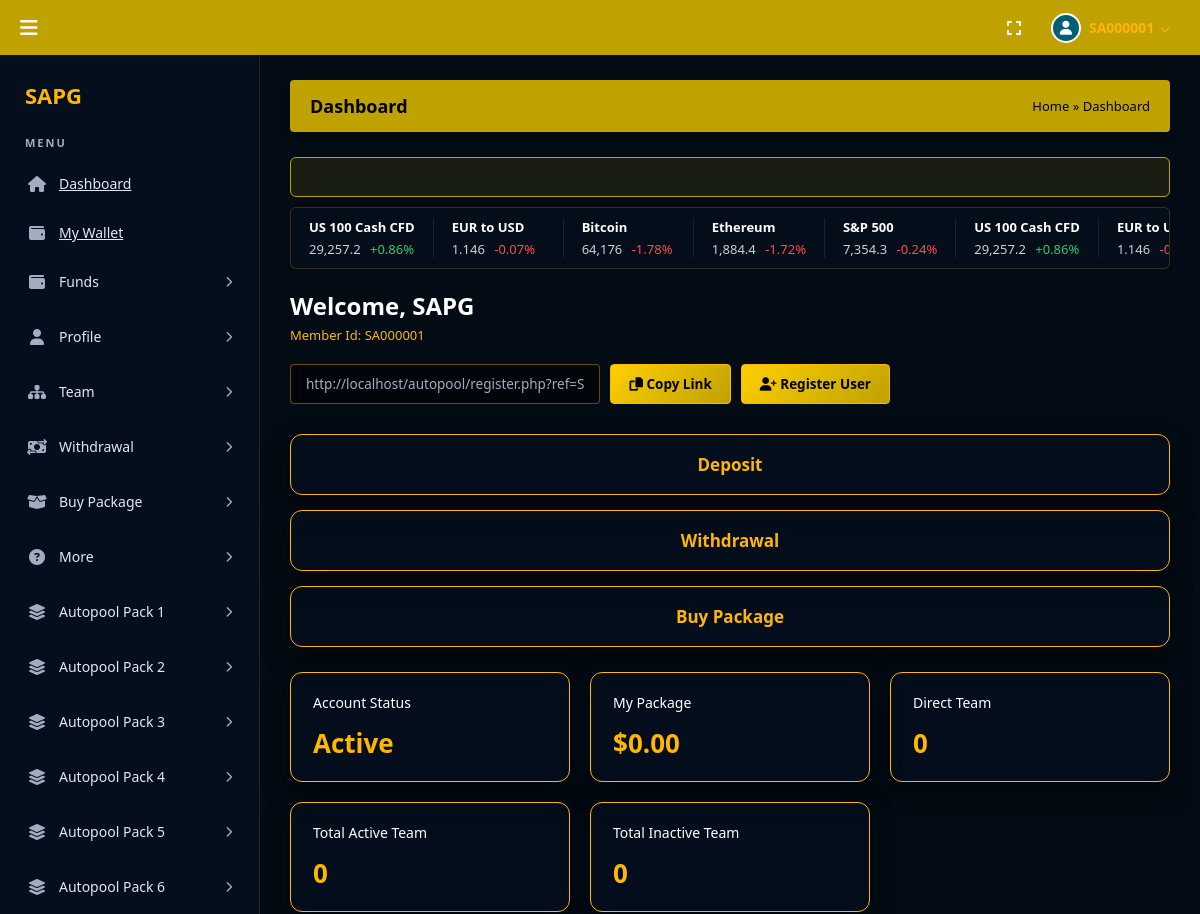
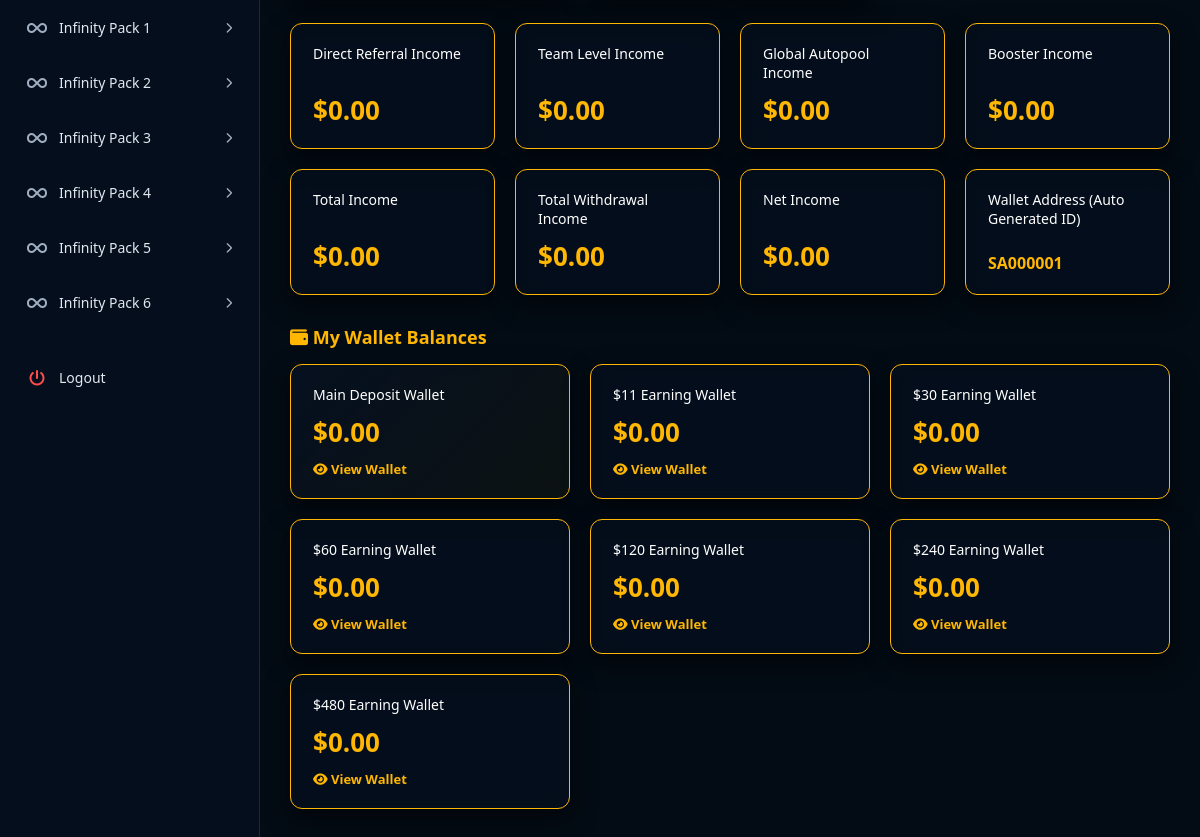
Screenshot of /UserPanel/index.php (signed in) with the database file from the repository (2 pictures, top to bottom).
### tables this page shows
CREATE TABLE `users` (
    `id` INT AUTO_INCREMENT PRIMARY KEY,
    `user_id` VARCHAR(8) NOT NULL UNIQUE COMMENT 'Alphanumeric ID: SA followed by 6 digits',
    `sponsor_id` VARCHAR(8) DEFAULT NULL COMMENT 'References parent user_id in sponsor tree',
    `name` VARCHAR(100) NOT NULL,
    `email` VARCHAR(255) NOT NULL,
    `phone` VARCHAR(20) NOT NULL,
    `password` VARCHAR(255) NOT NULL COMMENT 'Bcrypt hashed',
    `status` ENUM('Active', 'Inactive', 'Blocked') DEFAULT 'Inactive' COMMENT 'Inactive = registered but no package',
    `created_at` TIMESTAMP DEFAULT CURRENT_TIMESTAMP,
    `updated_at` TIMESTAMP DEFAULT CURRENT_TIMESTAMP ON UPDATE CURRENT_TIMESTAMP,
    INDEX `idx_sponsor` (`sponsor_id`),
    INDEX `idx_status` (`status`),
    INDEX `idx_email` (`email`)
);

CREATE TABLE `user_financial_summary` (
    `user_id` VARCHAR(8) PRIMARY KEY,
     
    `my_package` DECIMAL(10,2) DEFAULT 0.00 COMMENT 'Highest active package amount',
    `direct_team_count` INT DEFAULT 0 COMMENT 'Number of direct referrals',
    `total_active_team_count` INT DEFAULT 0 COMMENT 'All downlines with at least $11 package',
    `total_inactive_team_count` INT DEFAULT 0 COMMENT 'All downlines with no package',
    `strong_leg_count` INT DEFAULT 0 COMMENT 'Size of largest single leg',
    `other_legs_count` INT DEFAULT 0 COMMENT 'Sum of all other legs',
     
    `main_deposit_balance` DECIMAL(15,4) DEFAULT 0.0000,
     
    `earnings_11_wallet` DECIMAL(15,4) DEFAULT 0.0000,
    `earnings_30_wallet` DECIMAL(15,4) DEFAULT 0.0000,
    `earnings_60_wallet` DECIMAL(15,4) DEFAULT 0.0000,
    `earnings_120_wallet` DECIMAL(15,4) DEFAULT 0.0000,
    `earnings_240_wallet` DECIMAL(15,4) DEFAULT 0.0000,
    `earnings_480_wallet` DECIMAL(15,4) DEFAULT 0.0000,
     
    `booster_10_wallet` DECIMAL(15,4) DEFAULT 0.0000,
    `booster_20_wallet` DECIMAL(15,4) DEFAULT 0.0000,
    `booster_40_wallet` DECIMAL(15,4) DEFAULT 0.0000,
    `booster_80_wallet` DECIMAL(15,4) DEFAULT 0.0000,
    `booster_160_wallet` DECIMAL(15,4) DEFAULT 0.0000,
    `booster_320_wallet` DECIMAL(15,4) DEFAULT 0.0000,
     
    `total_direct_referral_income` DECIMAL(15,4) DEFAULT 0.0000,
    `total_team_level_income` DECIMAL(15,4) DEFAULT 0.0000,
    `total_global_autopool_income` DECIMAL(15,4) DEFAULT 0.0000,
    `total_booster_income` DECIMAL(15,4) DEFAULT 0.0000,
    `total_reward_income` DECIMAL(15,4) DEFAULT 0.0000,
    `total_withdrawal_amount` DECIMAL(15,4) DEFAULT 0.0000,
    `net_income` DECIMAL(15,4) DEFAULT 0.0000 COMMENT 'Total earned minus total withdrawn',
    `updated_at` TIMESTAMP DEFAULT CURRENT_TIMESTAMP ON UPDATE CURRENT_TIMESTAMP,
    FOREIGN KEY (`user_id`) REFERENCES `users`(`user_id`) ON DELETE CASCADE
);

### libs/db.php (called while the page is built, shortened)
<?php
if (!function_exists('getSiteUrl')) {
    function getSiteUrl() {
        $envPath = __DIR__ . '/../.env';
        $envVars = file_exists($envPath) ? parse_ini_file($envPath) : [];
        $envSiteUrl = rtrim($envVars['SITE_URL'] ?? '', '/');
        if (isset($_SERVER['HTTP_HOST'])) {
            $protocol = (!empty($_SERVER['HTTPS']) && $_SERVER['HTTPS'] !== 'off' || ($_SERVER['SERVER_PORT'] ?? 80) == 443) ? "https://" : "http://";
            $host = $_SERVER['HTTP_HOST'];
            $scriptDir = $_SERVER['SCRIPT_NAME'] ?? '';
            $baseDir = preg_replace('#/(UserPanel|AdminPanel|libs|tests|api).*$#i', '', $scriptDir);
            $baseDir = rtrim($baseDir, '/');
            $dynamicSiteUrl = $protocol . $host . $baseDir;
            return $dynamicSiteUrl;
        }
        return !empty($envSiteUrl) ? $envSiteUrl : 'http://localhost/autopool';
    }
}
?>

### UserPanel/index.php (the view, shortened to what this page needs)
<?php
require_once '../libs/db.php';
require_once '../libs/auth.php';
$user_id = $_SESSION['user_id'] ?? '';
$env = parse_ini_file(__DIR__ . '/../.env');
$site_url = getSiteUrl();
$stmt = $pdo->prepare("SELECT name, status FROM users WHERE user_id = ?");
$stmt->execute([$user_id]);
$user = $stmt->fetch(PDO::FETCH_ASSOC) ?: ['name' => 'User', 'status' => 'Inactive'];
$stmt = $pdo->prepare("SELECT * FROM user_financial_summary WHERE user_id = ?");
$stmt->execute([$user_id]);
$summary = $stmt->fetch(PDO::FETCH_ASSOC) ?: [];
$current_package = $summary['my_package'] ?? 0;
$direct_team = $summary['direct_team_count'] ?? 0;
$total_active_team = $summary['total_active_team_count'] ?? 0;
$total_inactive_team = $summary['total_inactive_team_count'] ?? 0;
$direct_income = $summary['total_direct_referral_income'] ?? 0;
$team_income = $summary['total_team_level_income'] ?? 0;
$autopool_income = $summary['total_global_autopool_income'] ?? 0;
$booster_income = $summary['total_booster_income'] ?? 0;
$total_withdrawal = $summary['total_withdrawal_amount'] ?? 0;
$total_income = $direct_income + $team_income + $autopool_income + $booster_income;
$net_income = $total_income - $total_withdrawal;
$stmt = $pdo->query("SELECT message FROM announcements WHERE is_active = 1 ORDER BY id DESC LIMIT 5");
$announcements = $stmt->fetchAll(PDO::FETCH_COLUMN);
$marquee_text = !empty($announcements) ? implode(' ★ ', $announcements) . ' ★' : 'Welcome to ' . ($env['SITE_NAME'] ?? 'SAPG') . '!';
?>
<?php include '../includes/header.php'; ?>
<div id="dashboardSection" class="content-section active-view">
    <div class="profile-header-bar">
        <div class="profile-header-title">Dashboard</div>
        <div class="profile-breadcrumb"><a href="#">Home</a> &raquo; Dashboard</div>
    </div>
    <div class="market-ticker-wrap">
        <div class="ticker-announce">
            <span class="ticker-announce-track"><?php echo htmlspecialchars($marquee_text); ?></span>
        </div>
        <div class="ticker-price-row">
            <div class="ticker-price-track">
                <div class="ticker-price-item">
                    <div class="ticker-price-name">US 100 Cash CFD</div>
                    <div class="ticker-price-value">29,257.2 <span class="up">+0.86%</span></div>
                </div>
                <div class="ticker-price-item">
                    <div class="ticker-price-name">EUR to USD</div>
                    <div class="ticker-price-value">1.146 <span class="down">-0.07%</span></div>
                </div>
                <div class="ticker-price-item">
                    <div class="ticker-price-name">Bitcoin</div>
                    <div class="ticker-price-value">64,176 <span class="down">-1.78%</span></div>
                </div>
                <div class="ticker-price-item">
                    <div class="ticker-price-name">Ethereum</div>
                    <div class="ticker-price-value">1,884.4 <span class="down">-1.72%</span></div>
                </div>
                <div class="ticker-price-item">
                    <div class="ticker-price-name">S&amp;P 500</div>
                    <div class="ticker-price-value">7,354.3 <span class="down">-0.24%</span></div>
                </div>
                <div class="ticker-price-item" aria-hidden="true">
                    <div class="ticker-price-name">US 100 Cash CFD</div>
                    <div class="ticker-price-value">29,257.2 <span class="up">+0.86%</span></div>
                </div>
                <div class="ticker-price-item" aria-hidden="true">
                    <div class="ticker-price-name">EUR to USD</div>
                    <div class="ticker-price-value">1.146 <span class="down">-0.07%</span></div>
                </div>
            </div>
        </div>
    </div>
    <div class="db-welcome-title">Welcome, <?php echo htmlspecialchars($user['name']); ?></div>
    <div class="db-member-id">Member Id: <?php echo htmlspecialchars($user_id); ?></div>
    <div class="db-referral-wrapper">
        <input type="text" class="db-referral-input" value="<?php echo $site_url; ?>/register.php?ref=<?php echo htmlspecialchars($user_id); ?>" readonly id="refLinkInput">
        <button class="db-referral-btn" onclick="navigator.clipboard.writeText(document.getElementById('refLinkInput').value); Swal.fire({icon:'success', title:'Copied!', text:'Referral link copied to clipboard', timer:1500, showConfirmButton:false, background:'#1a1a2e', color:'#fff'});"><i class="fa-solid fa-copy"></i> Copy Link</button>
        <button class="db-referral-btn" onclick="openDirectRegisterModal();"><i class="fa-solid fa-user-plus"></i> Register User</button>
    </div>
    <div class="db-actions-row">
        <div class="db-action-btn" onclick="window.location.href='deposit.php'">Deposit</div>
        <div class="db-action-btn" onclick="window.location.href='newWithdrawal.php'">Withdrawal</div>
        <div class="db-action-btn" onclick="window.location.href='autopoolPackage.php'">Buy Package</div>
    </div>
    <div class="db-stats-grid">
        <div class="db-gold-card">
            <div class="db-card-label">Account Status</div>
            <div class="db-card-value"><?php echo htmlspecialchars($user['status']); ?></div>
        </div>
        <div class="db-gold-card">
            <div class="db-card-label">My Package</div>
            <div class="db-card-value">$<?php echo number_format($current_package, 2); ?></div>
        </div>
        <div class="db-gold-card">
            <div class="db-card-label">Direct Team</div>
            <div class="db-card-value"><?php echo number_format($direct_team); ?></div>
        </div>
        <div class="db-gold-card">
            <div class="db-card-label">Total Active Team</div>
            <div class="db-card-value"><?php echo number_format($total_active_team); ?></div>
        </div>
        <div class="db-gold-card">
            <div class="db-card-label">Total Inactive Team</div>
            <div class="db-card-value"><?php echo number_format($total_inactive_team); ?></div>
        </div>
    </div>
    <div class="db-stats-grid-4">
        <div class="db-gold-card">
            <div class="db-card-label">Direct Referral Income</div>
            <div class="db-card-value">$<?php echo number_format($direct_income, 2); ?></div>
        </div>
        <div class="db-gold-card">
            <div class="db-card-label">Team Level Income</div>
            <div class="db-card-value">$<?php echo number_format($team_income, 2); ?></div>
        </div>
        <div class="db-gold-card">
            <div class="db-card-label">Global Autopool Income</div>
            <div class="db-card-value">$<?php echo number_format($autopool_income, 2); ?></div>
        </div>
        <div class="db-gold-card">
            <div class="db-card-label">Booster Income</div>
            <div class="db-card-value">$<?php echo number_format($booster_income, 2); ?></div>
        </div>
        <div class="db-gold-card">
            <div class="db-card-label">Total Income</div>
            <div class="db-card-value">$<?php echo number_format($total_income, 2); ?></div>
        </div>
        <div class="db-gold-card">
            <div class="db-card-label">Total Withdrawal Income</div>
            <div class="db-card-value">$<?php echo number_format($total_withdrawal, 2); ?></div>
        </div>
        <div class="db-gold-card">
            <div class="db-card-label">Net Income</div>
            <div class="db-card-value">$<?php echo number_format($net_income, 2); ?></div>
        </div>
        <div class="db-gold-card">
            <div class="db-card-label">Wallet Address (Auto Generated ID)</div>
            <div class="db-card-value" style="font-size: 16px;"><?php echo htmlspecialchars($user_id); ?></div>
        </div>
    </div>
    <h3 style="color:#ffb703; margin-top:30px; margin-bottom:15px; font-size:18px;"><i class="fa-solid fa-wallet"></i> My Wallet Balances</h3>
    <div class="db-stats-grid">
        <div class="db-gold-card" style="border-color:#ffb703; background: linear-gradient(135deg, rgba(6, 17, 33, 0.9), rgba(191, 161, 0, 0.05)); display: flex; flex-direction: column; justify-content: space-between;">
            <div>
                <div class="db-card-label">Main Deposit Wallet</div>
                <div class="db-card-value" style="color:#ffb703;">$<?php echo number_format($summary['main_deposit_balance'] ?? 0.00, 2); ?></div>
            </div>
            <a href="myWallet.php" style="color: #ffb703; font-size: 13px; text-decoration: none; display: inline-block; margin-top: 10px; font-weight: bold;"><i class="fa-solid fa-eye"></i> View Wallet</a>
        </div>
        <div class="db-gold-card" style="display: flex; flex-direction: column; justify-content: space-between;">
            <div>
                <div class="db-card-label">$11 Earning Wallet</div>
                <div class="db-card-value">$<?php echo number_format($summary['earnings_11_wallet'] ?? 0.00, 2); ?></div>
            </div>
            <a href="autopoolPackWallet.php?pack=1" style="color: #ffb703; font-size: 13px; text-decoration: none; display: inline-block; margin-top: 10px; font-weight: bold;"><i class="fa-solid fa-eye"></i> View Wallet</a>
        </div>
        <div class="db-gold-card" style="display: flex; flex-direction: column; justify-content: space-between;">
            <div>
                <div class="db-card-label">$30 Earning Wallet</div>
                <div class="db-card-value">$<?php echo number_format($summary['earnings_30_wallet'] ?? 0.00, 2); ?></div>
            </div>
            <a href="autopoolPackWallet.php?pack=2" style="color: #ffb703; font-size: 13px; text-decoration: none; display: inline-block; margin-top: 10px; font-weight: bold;"><i class="fa-solid fa-eye"></i> View Wallet</a>
        </div>
        <div class="db-gold-card" style="display: flex; flex-direction: column; justify-content: space-between;">
            <div>
                <div class="db-card-label">$60 Earning Wallet</div>
                <div class="db-card-value">$<?php echo number_format($summary['earnings_60_wallet'] ?? 0.00, 2); ?></div>
            </div>
            <a href="autopoolPackWallet.php?pack=3" style="color: #ffb703; font-size: 13px; text-decoration: none; display: inline-block; margin-top: 10px; font-weight: bold;"><i class="fa-solid fa-eye"></i> View Wallet</a>
        </div>
        <div class="db-gold-card" style="display: flex; flex-direction: column; justify-content: space-between;">
            <div>
                <div class="db-card-label">$120 Earning Wallet</div>
                <div class="db-card-value">$<?php echo number_format($summary['earnings_120_wallet'] ?? 0.00, 2); ?></div>
            </div>
            <a href="autopoolPackWallet.php?pack=4" style="color: #ffb703; font-size: 13px; text-decoration: none; display: inline-block; margin-top: 10px; font-weight: bold;"><i class="fa-solid fa-eye"></i> View Wallet</a>
        </div>
        <div class="db-gold-card" style="display: flex; flex-direction: column; justify-content: space-between;">
            <div>
                <div class="db-card-label">$240 Earning Wallet</div>
                <div class="db-card-value">$<?php echo number_format($summary['earnings_240_wallet'] ?? 0.00, 2); ?></div>
            </div>
            <a href="autopoolPackWallet.php?pack=5" style="color: #ffb703; font-size: 13px; text-decoration: none; display: inline-block; margin-top: 10px; font-weight: bold;"><i class="fa-solid fa-eye"></i> View Wallet</a>
        </div>
        <div class="db-gold-card" style="display: flex; flex-direction: column; justify-content: space-between;">
            <div>
                <div class="db-card-label">$480 Earning Wallet</div>
                <div class="db-card-value">$<?php echo number_format($summary['earnings_480_wallet'] ?? 0.00, 2); ?></div>
            </div>
            <a href="autopoolPackWallet.php?pack=6" style="color: #ffb703; font-size: 13px; text-decoration: none; display: inline-block; margin-top: 10px; font-weight: bold;"><i class="fa-solid fa-eye"></i> View Wallet</a>
        </div>
    </div>
</div>
<?php include '../includes/footer.php'; ?>

### rows the page displays
users: name "SAPG", status "Active"
user_financial_summary: my_package "0.00", direct_team_count "0", total_active_team_count "0", total_inactive_team_count "0", total_direct_referral_income "0.00", total_team_level_income "0.00", total_global_autopool_income "0.00", total_booster_income "0.00", total_income "0.00", total_withdrawal_amount "0.00", net_income "0.00", main_deposit_balance "0.00", earnings_11_wallet "0.00", earnings_30_wallet "0.00", earnings_60_wallet "0.00", earnings_120_wallet "0.00", earnings_240_wallet "0.00", earnings_480_wallet "0.00"

### other values shown
$_SESSION['user_id'] "SA000001"
$env['SITE_NAME'] "SAPG"
$user_id "SA000001"
